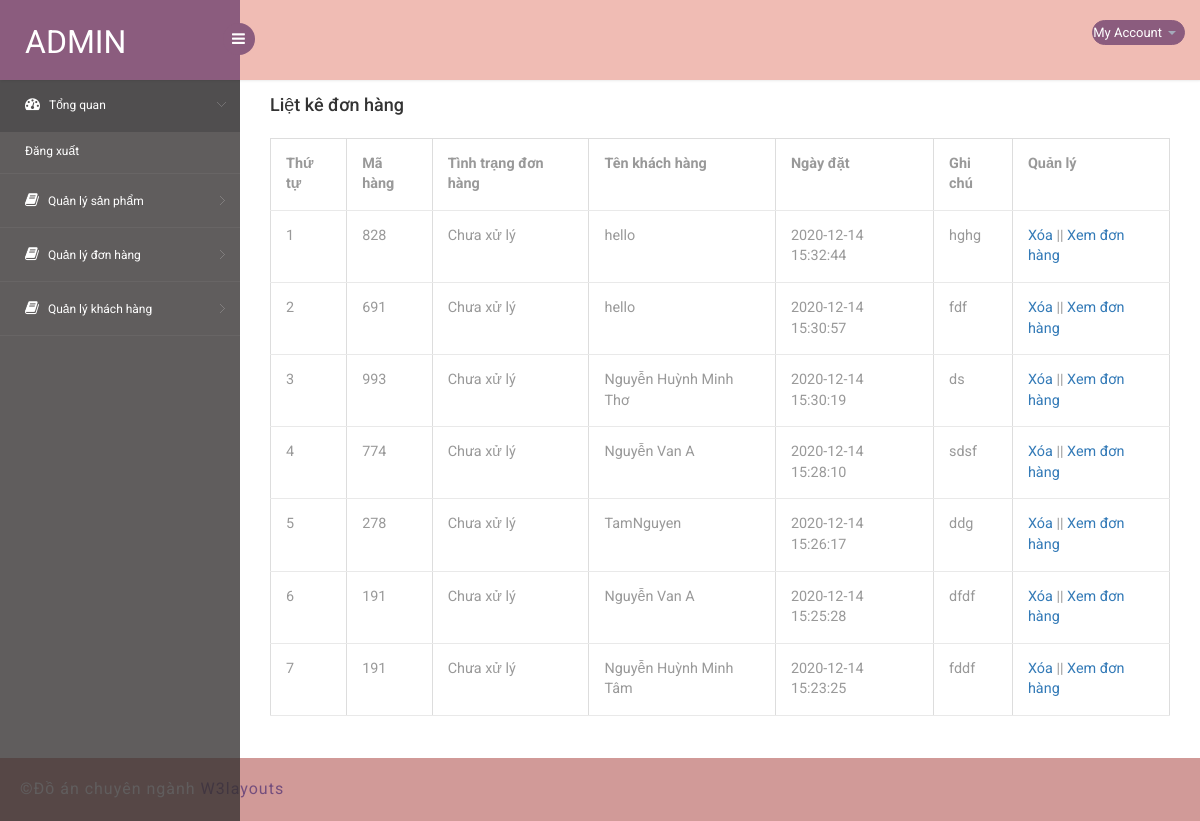
The page /admin-xulydonhang.php (signed in) on the database its author committed.
### tables this page shows
CREATE TABLE `bill_product` (
  `ID_Order` int(11) NOT NULL,
  `id_product` int(11) NOT NULL,
  `quantity` int(11) NOT NULL,
  `codes` int(11) NOT NULL,
  `ID_Bill` int(11) NOT NULL,
  `CreateDate` timestamp NOT NULL DEFAULT current_timestamp() ON UPDATE current_timestamp(),
  `order_status` int(11) NOT NULL
);

CREATE TABLE `bill` (
  `ID_Bill` int(11) NOT NULL,
  `Consignee_name` varchar(100) NOT NULL,
  `Consignee_phone` varchar(50) NOT NULL,
  `Consignee_address` varchar(100) NOT NULL,
  `Note` varchar(100) NOT NULL,
  `Consignee_email` varchar(200) NOT NULL,
  `Delivery` int(11) NOT NULL,
  `id_customers` int(11) NOT NULL
);

### admin-xulydonhang.php (the view, shortened to what this page needs)
<?php include "includes/connection.php" ?>
<?php include "includes/header-admin.php" ?>
<section id="main-content">
    <section class="wrapper">
                    <div class="col-md-12">
                        <h4>Liệt kê đơn hàng</h4><br>
                        <?php
                        $sql_select = mysqli_query($conn,"SELECT * FROM product, bill, bill_product WHERE bill_product.id_product = product.ID AND bill_product.ID_Bill= bill.ID_Bill ORDER BY bill_product.ID_Order DESC ");
                        ?>
                        <table class="table table-bordered">
                            <tr>
                                <th>Thứ tự</th>
                                <th>Mã hàng</th>
                                <th>Tình trạng đơn hàng</th>
                                <th>Tên khách hàng</th>
                                <th>Ngày đặt</th>
                                <th>Ghi chú</th>
                                <th>Quản lý</th>
                            </tr>
                            <?php
                            $i = 0 ;
                            while($row_donhang = mysqli_fetch_array($sql_select)){
                                $i++;
                            ?>
                            <tr>
                                <td><?php echo $i ?></td>
                                <td><?php echo $row_donhang['codes'] ?></td>
                                <td><?php
                                    if($row_donhang['order_status']==0){
                                        echo 'Chưa xử lý';
                                    }else{
                                        echo 'Đã xử lý';
                                    }?>
                                </td>
                                <td><?php echo $row_donhang['Consignee_name'] ?></td>
                                <td><?php echo $row_donhang['CreateDate'] ?></td>
                                <td><?php echo $row_donhang['Note'] ?></td>
                                <td><a href="?xoadonhang=<?php echo $row_donhang['codes']?>">Xóa</a> || <a href="?quanly=xemdonhang&codes=<?php echo $row_donhang['codes']?>">Xem đơn hàng</a></td>
                            </tr>
                            <?php
                            }
                            ?>
                        </table>
                    </div>
    </section>
</section>
<?php include "includes/footer-admin.php" ?>

### public/backend/css/style.css (style rules this page uses)
h4, h5, h6, h1, h2, h3 { margin: 0; }
html, body { font-family: 'Roboto', sans-serif; font-size: 100%; overflow-x: hidden; background: url(../images/bg.jpg) no-repeat 0px 0px; background-size:cover; }
body a { transition: 0.5s all ease; -webkit-transition: 0.5s all ease; -moz-transition: 0.5s all ease; -o-transition: 0.5s all ease; -ms-transition: 0.5s all ease; text-decoration:none; }
h1,h2,h3,h4,h5,h6 { margin:0; }
#main-content { margin-left:240px; -webkit-transition:all .3s ease-in-out; -moz-transition:all .3s ease-in-out; -o-transition:all .3s ease-in-out; transition:all .3s ease-in-out; }
.wrapper { display:inline-block; margin-top:80px; padding:15px; width:100%; }
.table>tbody>tr>td, .table>tbody>tr>th, .table>tfoot>tr>td, .table>tfoot>tr>th, .table>thead>tr>td, .table>thead>tr>th { border-bottom: 1px solid #e9e9e9 ! important; }
.table > thead > tr > th, .table > tbody > tr > th, .table > tfoot > tr > th, .table > thead > tr > td, .table > tbody > tr > td, .table > tfoot > tr > td { border-top: none !important; }
.table td, .table>tbody>tr>td, .table>tbody>tr>th, .table>tfoot>tr>td, .table>tfoot>tr>th, .table>thead>tr>td, .table>thead>tr>th { padding: 15px!important; }
.table > thead > tr > th, .table > tbody > tr > th, .table > tfoot > tr > th, .table > thead > tr > td, .table > tbody > tr > td, .table > tfoot > tr > td { font-size: 0.9em; color: #999; border-top: none !important; }

### rows shown on the page
bill_product: codes "828", order_status "Chưa xử lý", ID_Bill.Consignee_name "hello", CreateDate "2020-12-14 15:32:44", ID_Bill.Note "hghg"
bill_product: codes "691", order_status "Chưa xử lý", ID_Bill.Consignee_name "hello", CreateDate "2020-12-14 15:30:57", ID_Bill.Note "fdf"
bill_product: codes "993", order_status "Chưa xử lý", ID_Bill.Consignee_name "Nguyễn Huỳnh Minh Thơ", CreateDate "2020-12-14 15:30:19", ID_Bill.Note "ds"
bill_product: codes "774", order_status "Chưa xử lý", ID_Bill.Consignee_name "Nguyễn Van A", CreateDate "2020-12-14 15:28:10", ID_Bill.Note "sdsf"
bill_product: codes "278", order_status "Chưa xử lý", ID_Bill.Consignee_name "TamNguyen", CreateDate "2020-12-14 15:26:17", ID_Bill.Note "ddg"
bill_product: codes "191", order_status "Chưa xử lý", ID_Bill.Consignee_name "Nguyễn Van A", CreateDate "2020-12-14 15:25:28", ID_Bill.Note "dfdf"
bill_product: codes "191", order_status "Chưa xử lý", ID_Bill.Consignee_name "Nguyễn Huỳnh Minh Tâm", CreateDate "2020-12-14 15:23:25", ID_Bill.Note "fddf"
